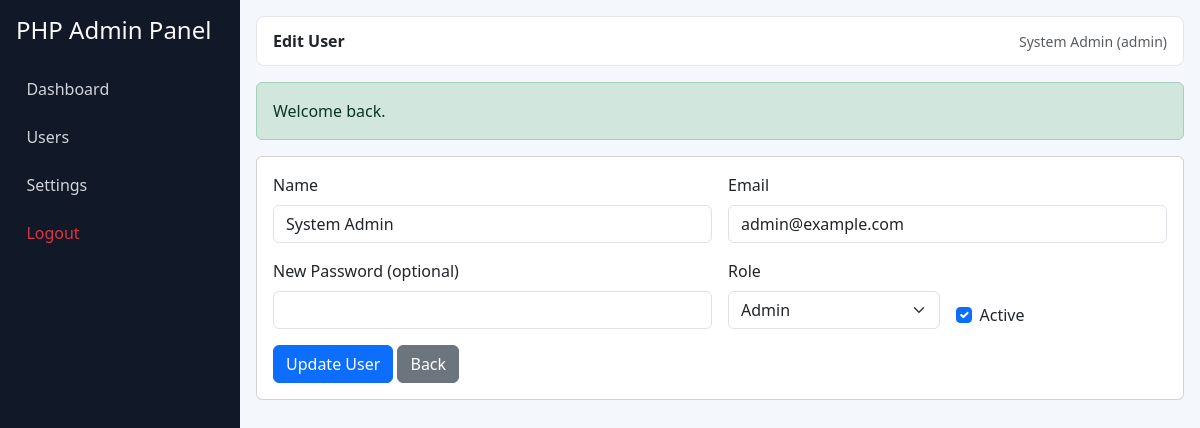
The page /admin/user-edit.php?id=1 (signed in) on the database its author committed.
### tables this page shows
CREATE TABLE `users` (
  `id` INT UNSIGNED NOT NULL AUTO_INCREMENT,
  `name` VARCHAR(120) NOT NULL,
  `email` VARCHAR(150) NOT NULL,
  `password_hash` VARCHAR(255) NOT NULL,
  `role` ENUM('admin', 'user') NOT NULL DEFAULT 'user',
  `is_active` TINYINT(1) NOT NULL DEFAULT 1,
  `created_at` TIMESTAMP NOT NULL DEFAULT CURRENT_TIMESTAMP,
  `updated_at` TIMESTAMP NOT NULL DEFAULT CURRENT_TIMESTAMP ON UPDATE CURRENT_TIMESTAMP,
  PRIMARY KEY (`id`),
  UNIQUE KEY `uq_users_email` (`email`),
  KEY `idx_users_role` (`role`),
  KEY `idx_users_active` (`is_active`)
);

### includes/functions.php (called while the page is built, shortened)
<?php
function e(string $value): string
{
    return htmlspecialchars($value, ENT_QUOTES, 'UTF-8');
}
function app_url(string $path = ''): string
{
    $base = rtrim(BASE_URL, '/');
    $path = '/' . ltrim($path, '/');
    return $base . ($path === '/' ? '' : $path);
}
function get_flash(): ?array
{
    $flash = $_SESSION['flash'];
    return $flash;
}

### config/database.php (called while the page is built, shortened)
<?php
function db(): PDO
{
    static $pdo = null;
    if ($pdo instanceof PDO) {
        return $pdo;
    }
    $dsn = 'mysql:host=' . DB_HOST . ';port=' . DB_PORT . ';dbname=' . DB_NAME . ';charset=utf8mb4';
    try {
        $pdo = new PDO($dsn, DB_USER, DB_PASS, [
            PDO::ATTR_ERRMODE => PDO::ERRMODE_EXCEPTION,
            PDO::ATTR_DEFAULT_FETCH_MODE => PDO::FETCH_ASSOC,
            PDO::ATTR_EMULATE_PREPARES => false
        ]);
    } catch (PDOException $exception) {
        http_response_code(500);
        exit('Database connection failed. Please check config/database.php settings.');
    }
    return $pdo;
}

### includes/auth.php (called while the page is built, shortened)
<?php
require_once __DIR__ . '/../config/database.php';
require_once __DIR__ . '/functions.php';
function current_user(): ?array
{
    static $user = null;
    if ($user !== null) {
        return $user;
    }
    $userId = (int) ($_SESSION['user_id'] ?? 0);
    $stmt = db()->prepare('SELECT id, name, email, role, is_active FROM users WHERE id = :id LIMIT 1');
    $stmt->execute([':id' => $userId]);
    $record = $stmt->fetch();
    $user = $record;
    return $user;
}
function is_logged_in(): bool
{
    return current_user() !== null;
}
function is_admin(): bool
{
    $user = current_user();
    return $user !== null && $user['role'] === 'admin';
}
function require_login(): void
{
    if (!is_logged_in()) {
        set_flash('warning', 'Please login first.');
        redirect('/admin/login.php');
    }
}
function require_admin(): void
{
    require_login();
}

### admin/user-edit.php (the view, shortened to what this page needs)
<?php
require_once __DIR__ . '/../includes/auth.php';
require_admin();
$pageTitle = 'Edit User';
$userId = (int) ($_GET['id'] ?? 0);
$stmt = db()->prepare('SELECT id, name, email, role, is_active FROM users WHERE id = :id LIMIT 1');
$stmt->execute([':id' => $userId]);
$record = $stmt->fetch();
$form = [
    'name' => (string) $record['name'],
    'email' => (string) $record['email'],
    'role' => (string) $record['role'],
    'is_active' => ((int) $record['is_active'] === 1 ? '1' : '0')
];
require_once __DIR__ . '/../includes/layout-header.php';
?>
<div class="card">
    <div class="card-body">
        <form method="post" class="row g-3" novalidate>
            <div class="col-md-6">
                <label class="form-label">Name</label>
                <input type="text" name="name" class="form-control" value="<?php echo e($form['name']); ?>" required>
            </div>
            <div class="col-md-6">
                <label class="form-label">Email</label>
                <input type="email" name="email" class="form-control" value="<?php echo e($form['email']); ?>" required>
            </div>
            <div class="col-md-6">
                <label class="form-label">New Password (optional)</label>
                <input type="password" name="password" class="form-control">
            </div>
            <div class="col-md-3">
                <label class="form-label">Role</label>
                <select name="role" class="form-select">
                    <option value="admin" <?php echo $form['role'] === 'admin' ? 'selected' : ''; ?>>Admin</option>
                </select>
            </div>
            <div class="col-md-3 d-flex align-items-end">
                <div class="form-check">
                    <input class="form-check-input" type="checkbox" name="is_active" value="1" id="is_active" <?php echo $form['is_active'] === '1' ? 'checked' : ''; ?>>
                    <label class="form-check-label" for="is_active">Active</label>
                </div>
            </div>
            <div class="col-12">
                <button type="submit" class="btn btn-primary">Update User</button>
                <a href="<?php echo e(app_url('/admin/users.php')); ?>" class="btn btn-secondary">Back</a>
            </div>
        </form>
    </div>
</div>
<?php require_once __DIR__ . '/../includes/layout-footer.php'; ?>

### includes/layout-header.php (shortened to what this page needs)
<?php
require_once __DIR__ . '/auth.php';
$user = current_user();
$pageTitle = $pageTitle ?? 'Dashboard';
$flash = get_flash();
?>
<!doctype html>
<html lang="en">
<head>
    <link href="https://cdn.jsdelivr.net/npm/bootstrap@5.3.3/dist/css/bootstrap.min.css" rel="stylesheet">
    <link rel="stylesheet" href="<?php echo e(app_url('/assets/css/style.css')); ?>">
</head>
<body>
<div class="app-shell">
    <aside class="sidebar">
        <h4 class="mb-3"><?php echo e(APP_NAME); ?></h4>
        <a href="<?php echo e(app_url('/admin/index.php')); ?>" class="menu-link">Dashboard</a>
        <?php if ($user && $user['role'] === 'admin'): ?>
            <a href="<?php echo e(app_url('/admin/users.php')); ?>" class="menu-link">Users</a>
            <a href="<?php echo e(app_url('/admin/settings.php')); ?>" class="menu-link">Settings</a>
        <?php endif; ?>
        <a href="<?php echo e(app_url('/admin/logout.php')); ?>" class="menu-link text-danger">Logout</a>
    </aside>
    <main class="content-wrap">
        <nav class="topbar d-flex justify-content-between align-items-center mb-3">
            <div>
                <strong><?php echo e($pageTitle); ?></strong>
            </div>
            <div class="small text-muted">
                <?php echo e($user['name'] ?? 'Guest'); ?>
                (<?php echo e($user['role'] ?? 'none'); ?>)
            </div>
        </nav>
        <?php if ($flash): ?>
            <div class="alert alert-<?php echo e($flash['type']); ?>" role="alert">
                <?php echo e($flash['message']); ?>
            </div>
        <?php endif; ?>

### assets/css/style.css (style rules this page uses)
body { background: #f4f7fb; }
.app-shell { min-height: 100vh; display: flex; }
.sidebar { width: 240px; background: #111827; color: #f9fafb; padding: 1rem; display: flex; flex-direction: column; gap: 0.5rem; }
.menu-link { color: #d1d5db; text-decoration: none; padding: 0.5rem 0.65rem; border-radius: 0.375rem; }
.content-wrap { flex: 1; padding: 1rem; }
.topbar { background: #ffffff; border: 1px solid #e5e7eb; border-radius: 0.5rem; padding: 0.75rem 1rem; }

### rows shown on the page
users: name "System Admin", role "admin", email "admin@example.com", role "Admin", is_active "☑"

### other values the page prints
APP_NAME "PHP Admin Panel"
$pageTitle "Edit User"
$flash['message'] "Welcome back."
